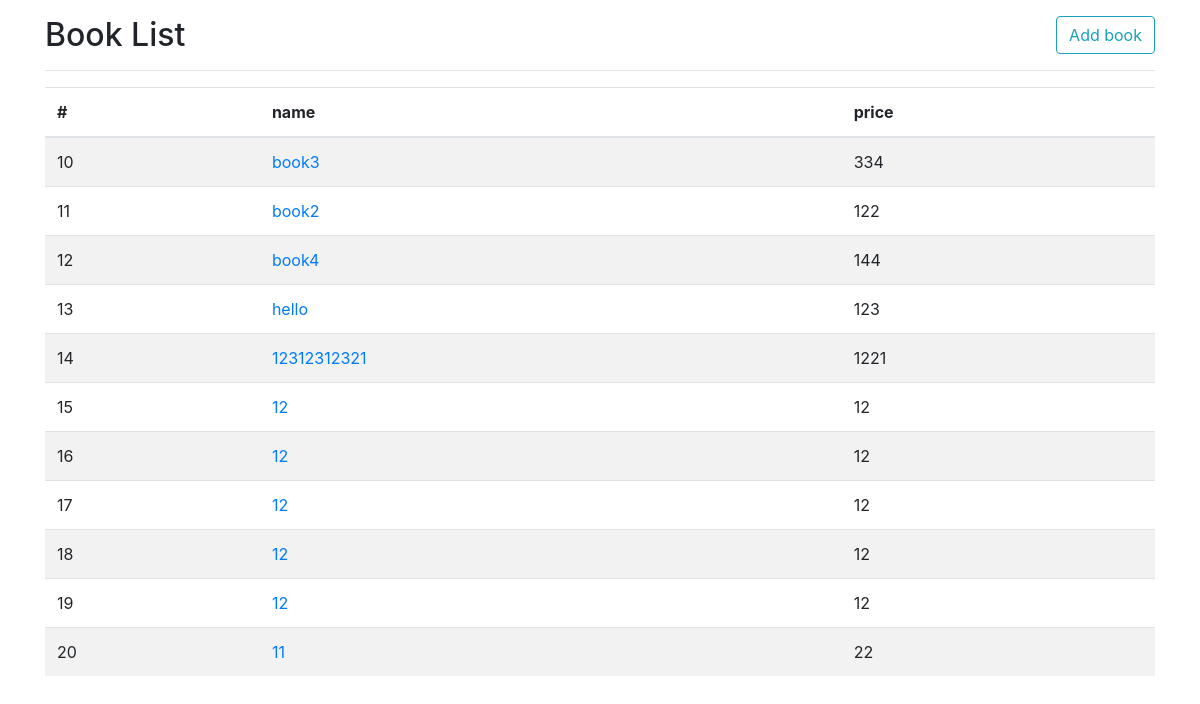
/books/, run on an earlier commit of the app's database.
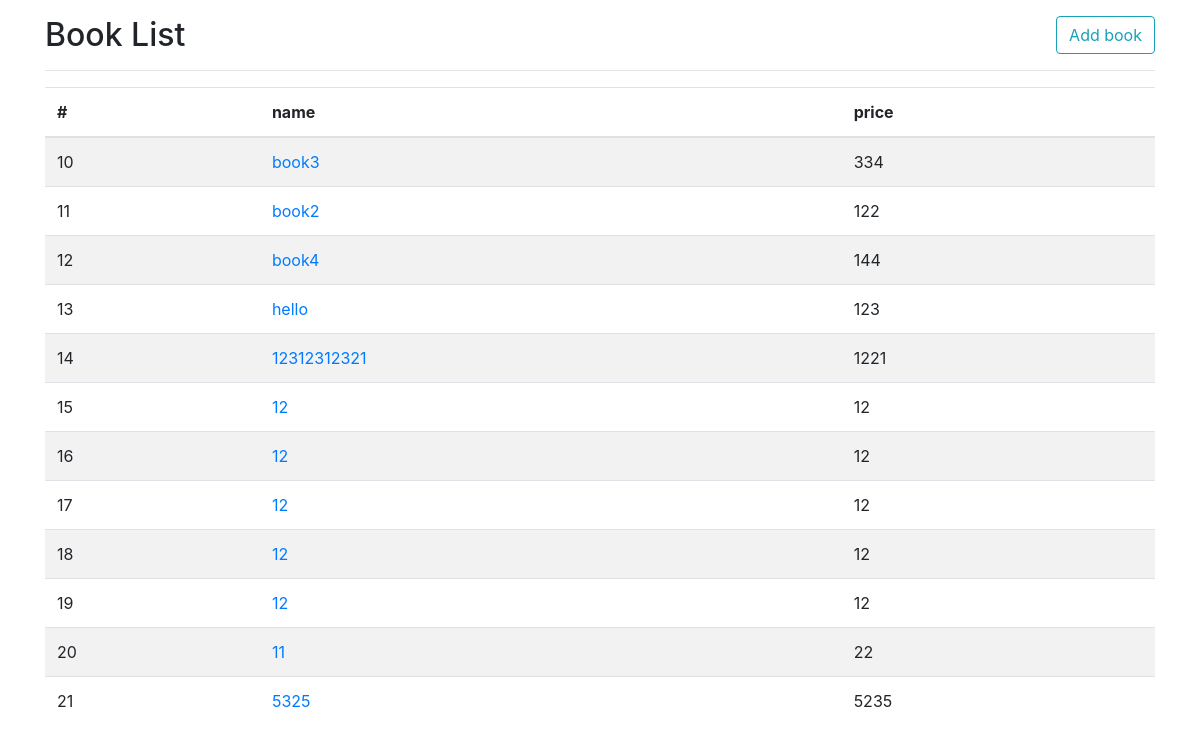
And on a later commit of the database.
### books/models.py (models this page shows, shortened)
class Book(models.Model):
    name = models.CharField('書名', max_length=20)
    price = models.PositiveIntegerField('價格')
    introduction = models.TextField('簡介')

### books/views.py (the view)
# urls.py: path('books/', book_views.index, name='books-index'),
def index(request):
    books = Book.objects.all()
    return render(request, 'books/index.html', {'books': books})

### templates/books/index.html
{% extends "layout.html" %}
{% block main %}
<div class="row">
    <div class="col">
        <a href="{% url 'books-add' %}" class="btn btn-outline-info float-right">Add book</a>
        <h2>Book List</h2>
        <hr>
        <table class="table table-striped">
            <thead>
                <tr>
                    <th>#</th>
                    <th>name</th>
                    <th>price</th>
                </tr>
            </thead>
            <tbody>
                {% for book in books %}
                    <tr>
                        <td>{{ book.id }}</td>
                        <td><a href="{% url 'book-show' book.id %}">{{ book.name }}</a></td>
                        <td>{{ book.price }}</td>
                    </tr>
                {% empty %}
                    <tr>
                        <td colspan="3" class="text-center">No books!</td>
                    </tr>
                {% endfor %}
            </tbody>
        </table>
    </div>
</div>
{% endblock main %}

What changed in the data, as far as the page shows it:
added Book: id "21", name "5325", price "5235"
